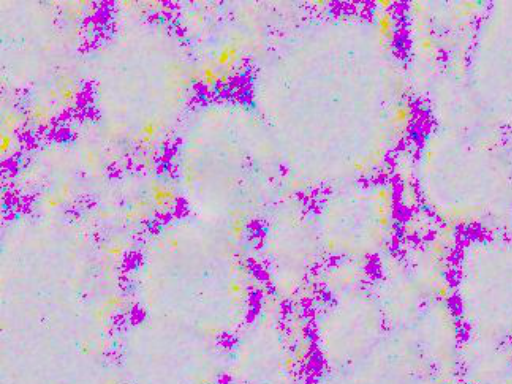
#> input picture img_crop_1_1.png, 512 x 384 px
$ python latihan-3.py
#> lines starting #> are read from the running program, lines starting #| are printed output that depends on the picture; after the words box and inside, x2 and y2 are one past the last pixel; in counts of white or black regions, pixels touching at a corner belong together
import cv2 as cv


imgPath = "./img_crop_1_1.png"
img = cv.imread(imgPath)
#> img is the input picture: shape (384, 512, 3); mean B, G, R 209.7, 175.1, 200.9
img = cv.cvtColor(img, cv.COLOR_BGR2GRAY)
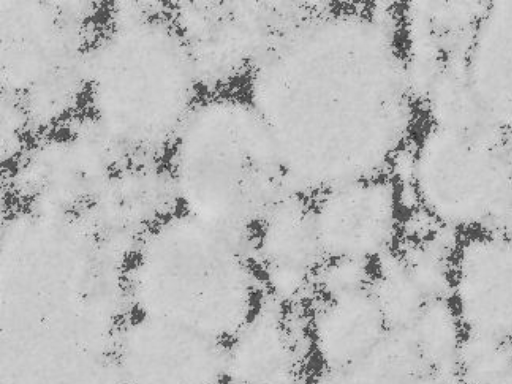
#> img: shape (384, 512); min 30, max 226, mean 186.8

for i in range(0, 384):
    for j in range(0, 512):
        px = 255 if img[i][j] > 150 else 0      # operator ternary
        img[i][j] = px
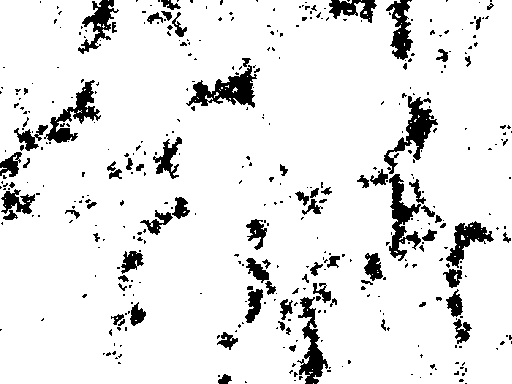
#> img: shape (384, 512); 90.3% white; 419 black regions (335 under 20 px), largest, box (x1, y1, x2, y2) and area: (186, 65, 257, 108) 1304, (384, 96, 438, 174) 1235, (389, 174, 421, 261) 1169

kucing = cv.imread("./kucing-bg-hijau.jpg")
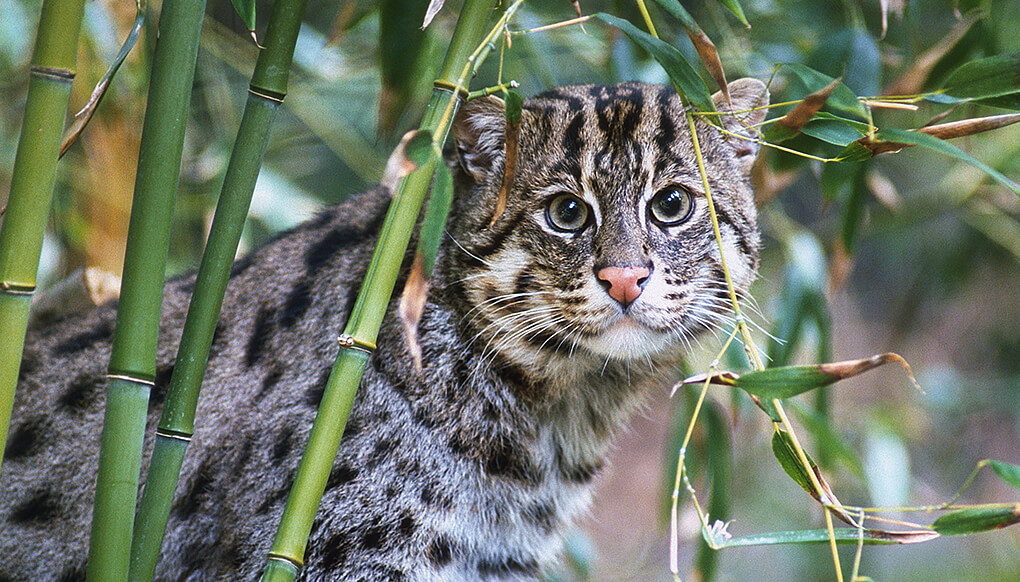
#> input picture kucing-bg-hijau.jpg, 1020 x 582 px
#> kucing is the input picture: shape (582, 1020, 3); mean B, G, R 102.2, 118.6, 109.8
print(kucing.shape)     # untuk mengambil data baris, colom dan jumlah kenal(R, G, B)
#| (582, 1020, 3)
print(img.shape)        # jika gambar abu"" tidak akan membawa nilai kernal
#| (384, 512)
cv.imshow("bray", img)
cv.waitKey(0)
